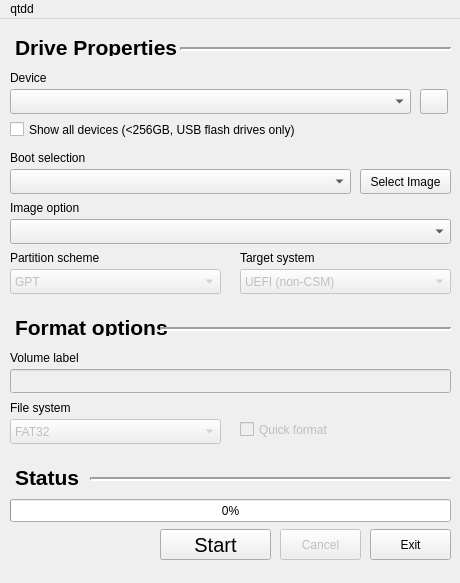
<?xml version="1.0" encoding="UTF-8"?>
<ui version="4.0">
 <class>qtdd</class>
 <widget class="QMainWindow" name="qtdd">
  <property name="windowModality">
   <enum>Qt::WindowModality::NonModal</enum>
  </property>
  <property name="geometry">
   <rect>
    <x>0</x>
    <y>0</y>
    <width>460</width>
    <height>583</height>
   </rect>
  </property>
  <property name="sizePolicy">
   <sizepolicy hsizetype="Fixed" vsizetype="Fixed">
    <horstretch>0</horstretch>
    <verstretch>0</verstretch>
   </sizepolicy>
  </property>
  <property name="minimumSize">
   <size>
    <width>460</width>
    <height>583</height>
   </size>
  </property>
  <property name="maximumSize">
   <size>
    <width>460</width>
    <height>583</height>
   </size>
  </property>
  <property name="windowTitle">
   <string>qtdd</string>
  </property>
  <property name="windowIcon">
   <iconset theme="QIcon::ThemeIcon::MediaFlash"/>
  </property>
  <widget class="QWidget" name="centralwidget">
   <widget class="QComboBox" name="comboBox_device">
    <property name="geometry">
     <rect>
      <x>10</x>
      <y>70</y>
      <width>401</width>
      <height>25</height>
     </rect>
    </property>
    <property name="placeholderText">
     <string>No device selected</string>
    </property>
   </widget>
   <widget class="QComboBox" name="comboBox_bootsel">
    <property name="geometry">
     <rect>
      <x>10</x>
      <y>150</y>
      <width>341</width>
      <height>25</height>
     </rect>
    </property>
    <property name="placeholderText">
     <string>No boot image selected</string>
    </property>
   </widget>
   <widget class="QPushButton" name="btn_select_bootsel">
    <property name="geometry">
     <rect>
      <x>360</x>
      <y>150</y>
      <width>91</width>
      <height>25</height>
     </rect>
    </property>
    <property name="text">
     <string>Select Image</string>
    </property>
   </widget>
   <widget class="QComboBox" name="comboBox_part_schem">
    <property name="enabled">
     <bool>false</bool>
    </property>
    <property name="geometry">
     <rect>
      <x>10</x>
      <y>250</y>
      <width>211</width>
      <height>25</height>
     </rect>
    </property>
    <item>
     <property name="text">
      <string>GPT</string>
     </property>
    </item>
    <item>
     <property name="text">
      <string>MBR</string>
     </property>
    </item>
   </widget>
   <widget class="QComboBox" name="comboBox_targetsys">
    <property name="enabled">
     <bool>false</bool>
    </property>
    <property name="geometry">
     <rect>
      <x>240</x>
      <y>250</y>
      <width>211</width>
      <height>25</height>
     </rect>
    </property>
    <property name="editable">
     <bool>false</bool>
    </property>
    <item>
     <property name="text">
      <string>UEFI (non-CSM)</string>
     </property>
    </item>
    <item>
     <property name="text">
      <string>BIOS (or UEFI-CSM)</string>
     </property>
    </item>
   </widget>
   <widget class="QComboBox" name="comboBox_imageopt">
    <property name="geometry">
     <rect>
      <x>10</x>
      <y>200</y>
      <width>441</width>
      <height>25</height>
     </rect>
    </property>
    <property name="placeholderText">
     <string>No option selected</string>
    </property>
    <item>
     <property name="text">
      <string>dd Image</string>
     </property>
    </item>
    <item>
     <property name="text">
      <string>ISO Mode</string>
     </property>
    </item>
   </widget>
   <widget class="QLabel" name="label_device">
    <property name="geometry">
     <rect>
      <x>10</x>
      <y>50</y>
      <width>181</width>
      <height>17</height>
     </rect>
    </property>
    <property name="text">
     <string>Device</string>
    </property>
   </widget>
   <widget class="QLabel" name="label_bootsel">
    <property name="geometry">
     <rect>
      <x>10</x>
      <y>130</y>
      <width>181</width>
      <height>17</height>
     </rect>
    </property>
    <property name="text">
     <string>Boot selection</string>
    </property>
   </widget>
   <widget class="QLabel" name="label_imageopt">
    <property name="geometry">
     <rect>
      <x>10</x>
      <y>180</y>
      <width>181</width>
      <height>17</height>
     </rect>
    </property>
    <property name="text">
     <string>Image option</string>
    </property>
   </widget>
   <widget class="QLabel" name="label_part_schem">
    <property name="geometry">
     <rect>
      <x>10</x>
      <y>230</y>
      <width>181</width>
      <height>17</height>
     </rect>
    </property>
    <property name="text">
     <string>Partition scheme</string>
    </property>
   </widget>
   <widget class="QLabel" name="label_targetsys">
    <property name="geometry">
     <rect>
      <x>240</x>
      <y>230</y>
      <width>181</width>
      <height>17</height>
     </rect>
    </property>
    <property name="text">
     <string>Target system</string>
    </property>
   </widget>
   <widget class="QLabel" name="label_category_formatopt">
    <property name="geometry">
     <rect>
      <x>15</x>
      <y>300</y>
      <width>181</width>
      <height>17</height>
     </rect>
    </property>
    <property name="font">
     <font>
      <pointsize>16</pointsize>
      <bold>true</bold>
     </font>
    </property>
    <property name="text">
     <string>Format options</string>
    </property>
   </widget>
   <widget class="QLabel" name="label_category_driveprop">
    <property name="geometry">
     <rect>
      <x>15</x>
      <y>20</y>
      <width>181</width>
      <height>17</height>
     </rect>
    </property>
    <property name="font">
     <font>
      <pointsize>16</pointsize>
      <bold>true</bold>
     </font>
    </property>
    <property name="text">
     <string>Drive Properties</string>
    </property>
   </widget>
   <widget class="QLabel" name="label_vol_label">
    <property name="geometry">
     <rect>
      <x>10</x>
      <y>330</y>
      <width>181</width>
      <height>17</height>
     </rect>
    </property>
    <property name="text">
     <string>Volume label</string>
    </property>
   </widget>
   <widget class="QLineEdit" name="vol_label">
    <property name="enabled">
     <bool>false</bool>
    </property>
    <property name="geometry">
     <rect>
      <x>10</x>
      <y>350</y>
      <width>441</width>
      <height>24</height>
     </rect>
    </property>
   </widget>
   <widget class="QComboBox" name="comboBox_fs">
    <property name="enabled">
     <bool>false</bool>
    </property>
    <property name="geometry">
     <rect>
      <x>10</x>
      <y>400</y>
      <width>211</width>
      <height>25</height>
     </rect>
    </property>
    <item>
     <property name="text">
      <string>FAT32</string>
     </property>
    </item>
    <item>
     <property name="text">
      <string>NTFS</string>
     </property>
    </item>
   </widget>
   <widget class="QLabel" name="label_fs">
    <property name="geometry">
     <rect>
      <x>10</x>
      <y>380</y>
      <width>181</width>
      <height>17</height>
     </rect>
    </property>
    <property name="text">
     <string>File system</string>
    </property>
   </widget>
   <widget class="QLabel" name="label_status">
    <property name="geometry">
     <rect>
      <x>15</x>
      <y>450</y>
      <width>181</width>
      <height>17</height>
     </rect>
    </property>
    <property name="font">
     <font>
      <pointsize>16</pointsize>
      <bold>true</bold>
     </font>
    </property>
    <property name="text">
     <string>Status</string>
    </property>
   </widget>
   <widget class="QProgressBar" name="progressBar">
    <property name="geometry">
     <rect>
      <x>10</x>
      <y>480</y>
      <width>441</width>
      <height>23</height>
     </rect>
    </property>
    <property name="value">
     <number>0</number>
    </property>
   </widget>
   <widget class="QFrame" name="frame">
    <property name="geometry">
     <rect>
      <x>180</x>
      <y>20</y>
      <width>271</width>
      <height>20</height>
     </rect>
    </property>
    <property name="frameShape">
     <enum>QFrame::Shape::HLine</enum>
    </property>
    <property name="frameShadow">
     <enum>QFrame::Shadow::Sunken</enum>
    </property>
    <property name="lineWidth">
     <number>2</number>
    </property>
   </widget>
   <widget class="QFrame" name="frame_2">
    <property name="geometry">
     <rect>
      <x>160</x>
      <y>300</y>
      <width>291</width>
      <height>20</height>
     </rect>
    </property>
    <property name="frameShape">
     <enum>QFrame::Shape::HLine</enum>
    </property>
    <property name="frameShadow">
     <enum>QFrame::Shadow::Sunken</enum>
    </property>
    <property name="lineWidth">
     <number>2</number>
    </property>
   </widget>
   <widget class="QFrame" name="frame_3">
    <property name="geometry">
     <rect>
      <x>90</x>
      <y>450</y>
      <width>361</width>
      <height>20</height>
     </rect>
    </property>
    <property name="frameShape">
     <enum>QFrame::Shape::HLine</enum>
    </property>
    <property name="frameShadow">
     <enum>QFrame::Shadow::Sunken</enum>
    </property>
    <property name="lineWidth">
     <number>2</number>
    </property>
   </widget>
   <widget class="QPushButton" name="btn_refreshdev">
    <property name="geometry">
     <rect>
      <x>420</x>
      <y>70</y>
      <width>28</width>
      <height>25</height>
     </rect>
    </property>
    <property name="text">
     <string/>
    </property>
    <property name="icon">
     <iconset theme="QIcon::ThemeIcon::ViewRefresh"/>
    </property>
   </widget>
   <widget class="QCheckBox" name="checkBox_quickformat">
    <property name="enabled">
     <bool>false</bool>
    </property>
    <property name="geometry">
     <rect>
      <x>240</x>
      <y>400</y>
      <width>211</width>
      <height>21</height>
     </rect>
    </property>
    <property name="text">
     <string>Quick format</string>
    </property>
   </widget>
   <widget class="QPushButton" name="btn_start">
    <property name="geometry">
     <rect>
      <x>160</x>
      <y>510</y>
      <width>111</width>
      <height>31</height>
     </rect>
    </property>
    <property name="font">
     <font>
      <pointsize>15</pointsize>
     </font>
    </property>
    <property name="text">
     <string>Start</string>
    </property>
    <property name="icon">
     <iconset theme="QIcon::ThemeIcon::MediaFlash"/>
    </property>
   </widget>
   <widget class="QPushButton" name="btn_cancel">
    <property name="enabled">
     <bool>false</bool>
    </property>
    <property name="geometry">
     <rect>
      <x>280</x>
      <y>510</y>
      <width>81</width>
      <height>31</height>
     </rect>
    </property>
    <property name="text">
     <string>Cancel</string>
    </property>
    <property name="icon">
     <iconset theme="QIcon::ThemeIcon::ProcessStop"/>
    </property>
   </widget>
   <widget class="QPushButton" name="btn_exit">
    <property name="geometry">
     <rect>
      <x>370</x>
      <y>510</y>
      <width>81</width>
      <height>31</height>
     </rect>
    </property>
    <property name="text">
     <string>Exit</string>
    </property>
    <property name="icon">
     <iconset theme="QIcon::ThemeIcon::WindowClose"/>
    </property>
   </widget>
   <widget class="QCheckBox" name="checkBox_alldev">
    <property name="geometry">
     <rect>
      <x>10</x>
      <y>100</y>
      <width>441</width>
      <height>21</height>
     </rect>
    </property>
    <property name="text">
     <string>Show all devices (&lt;256GB, USB flash drives only)</string>
    </property>
   </widget>
  </widget>
  <widget class="QMenuBar" name="menubar">
   <property name="geometry">
    <rect>
     <x>0</x>
     <y>0</y>
     <width>460</width>
     <height>21</height>
    </rect>
   </property>
   <widget class="QMenu" name="menuqtdd">
    <property name="title">
     <string>qtdd</string>
    </property>
    <addaction name="actionGitHub"/>
    <addaction name="separator"/>
    <addaction name="actionExit"/>
   </widget>
   <addaction name="menuqtdd"/>
  </widget>
  <action name="actionGitHub">
   <property name="text">
    <string>GitHub</string>
   </property>
  </action>
  <action name="actionExit">
   <property name="text">
    <string>Exit</string>
   </property>
  </action>
  <action name="actionEnglish">
   <property name="text">
    <string>English</string>
   </property>
  </action>
  <action name="action_3">
   <property name="text">
    <string>Русский</string>
   </property>
  </action>
 </widget>
 <resources/>
 <connections/>
</ui>
